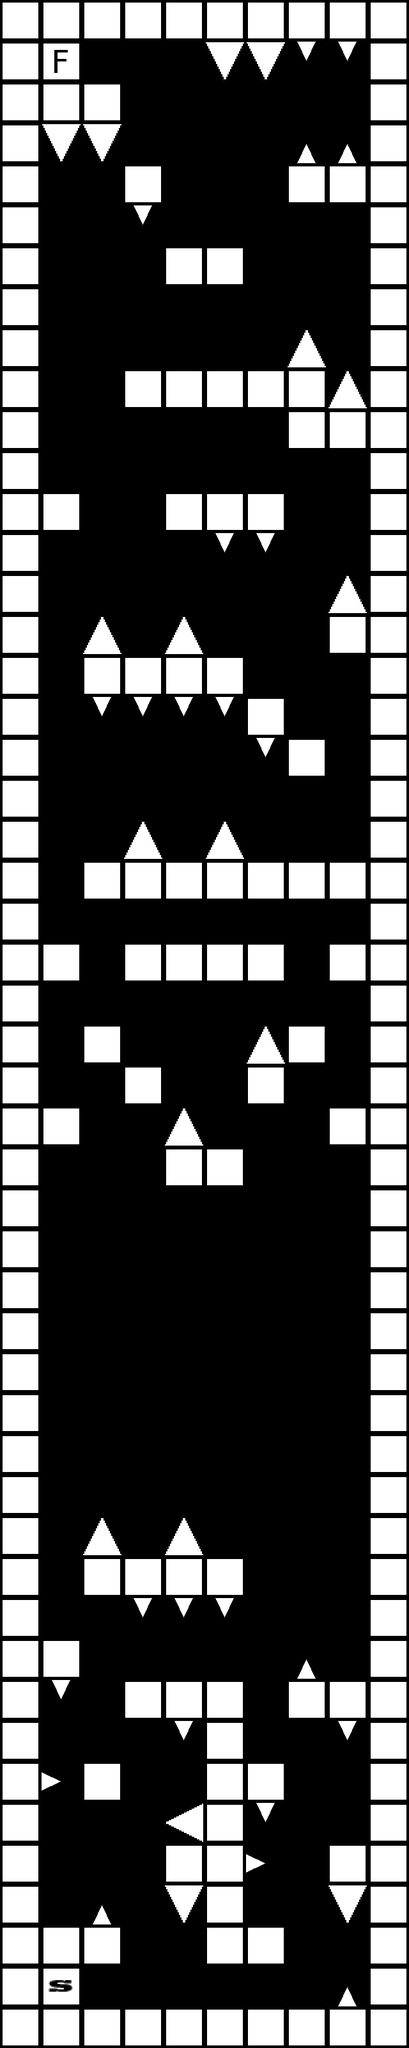

A 2D game scene composited from a Tiled map and its tileset images. What follows is a short description and the map's XML, with each tile layer's data collapsed to a summary:
An orthogonal 10x50 tile map with 64x64 px tiles, 1 tile layer (Blocks) and 7 objects (7x MovingPlatform).

<map version="1.0" orientation="orthogonal" width="10" height="50" tilewidth="64" tileheight="64">
 <properties>
  <property name="DoubleJump" value="1" />
 </properties>
 <tileset firstgid="1" name="Sheet" tilewidth="64" tileheight="64">
  <image source="../../../TextureSheets/Sheet.png" width="256" height="256" />
 </tileset>
 <objectgroup name="Objects" width="10" height="50">
  <object name="MovingPlatform" x="-51" y="2891" width="305" height="51">
   <properties>
    <property name="speed" value="5" />
    <property name="startDir" value="1" />
    <property name="startOffset" value="0" />
   </properties>
  </object>
  <object name="MovingPlatform" x="65" y="2248" width="510" height="51">
   <properties>
    <property name="speed" value="5" />
    <property name="startDir" value="1" />
    <property name="startOffset" value="0" />
   </properties>
  </object>
  <object name="MovingPlatform" x="65" y="2184" width="510" height="51">
   <properties>
    <property name="speed" value="5" />
    <property name="startDir" value="1" />
    <property name="startOffset" value="450" />
   </properties>
  </object>
  <object name="MovingPlatform" x="66" y="2120" width="510" height="51">
   <properties>
    <property name="speed" value="5" />
    <property name="startDir" value="1" />
    <property name="startOffset" value="80" />
   </properties>
  </object>
  <object name="MovingPlatform" x="64" y="1996" width="510" height="51">
   <properties>
    <property name="speed" value="5" />
    <property name="startDir" value="1" />
    <property name="startOffset" value="200" />
   </properties>
  </object>
  <object name="MovingPlatform" x="66" y="2058" width="510" height="51">
   <properties>
    <property name="speed" value="5" />
    <property name="startDir" value="1" />
    <property name="startOffset" value="350" />
   </properties>
  </object>
  <object name="MovingPlatform" x="65" y="1930" width="510" height="51">
   <properties>
    <property name="speed" value="5" />
    <property name="startDir" value="1" />
    <property name="startOffset" value="250" />
   </properties>
  </object>
 </objectgroup>
 <layer name="Blocks" width="10" height="50">
  <data>[500 cells, 229 non-empty, 9 distinct tile ids]</data>
 </layer>
</map>
